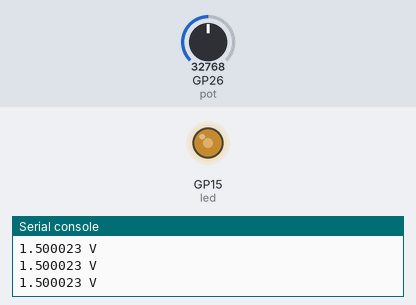
Recording of a program running on a simulated Raspberry Pi Pico running MicroPython. Shown: output pins drawn as LEDs (lit = HIGH), the last lines printed to the serial console. Inputs (shaded band) come from the test bench; at power-on: GP26 (pot) = 32768 (analog values on the 0–65535 scale).

Above: at 1.2 s.
1.3 s: GP26 (pot) set to 45874
At 2.5 s:
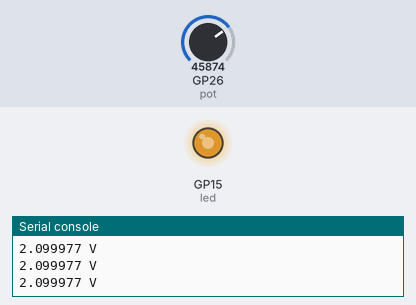
2.8 s: GP26 (pot) set to 57670
At 3.5 s:
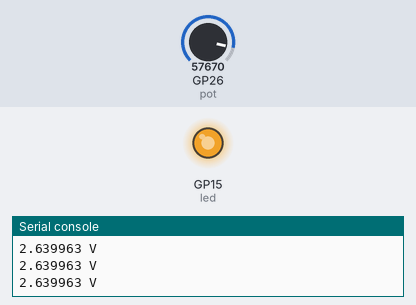
4.3 s: GP26 (pot) set to 7864
At 4.8 s:
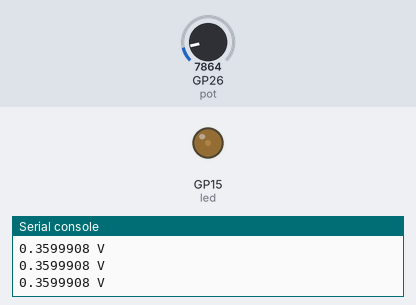
5.8 s: GP26 (pot) set to 0
At 6.9 s:
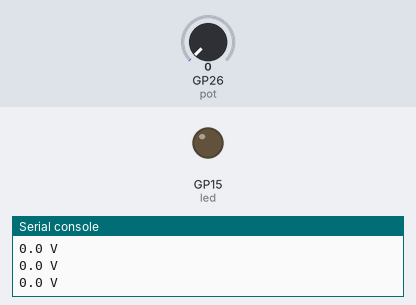
Timing chart, 0 to 8.3 s (numbered marks = the images above; inputs shaded):
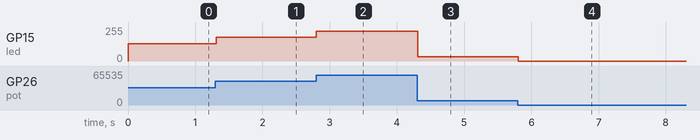

Measured:
- after the input at 1.3 s, GP15 (led): 128/255 → 178/255 at once
- after the input at 2.8 s, GP15 (led): 178/255 → 224/255 at once
- after the input at 4.3 s, GP15 (led): 224/255 → 31/255 at once
- after the input at 5.8 s, GP15 (led): 31/255 → 0/255 at once

The program:

Controlando_brillo_led15_con_potenciometro.py
```python
# Controlamos el brillo de un LED con un potenciómetro
from machine import Pin, ADC, PWM
import time
# Configuramos GPIO26 como entrada analógica
pot = ADC(26)  # Medimos el voltaje del GPIO26 0 -65535
led = PWM(Pin(15))  # Controlamos el brillo del GPIO15
led.freq(500)
while True:
    pot_valor = pot.read_u16() # Medimos el valor entre 0 y 65535
    led.duty_u16(pot_valor)  # Damos el mismo valor de brillo
    print(3*pot_valor/65535,'V') # Imprimos el voltaje medido
    time.sleep(0.01)
```
